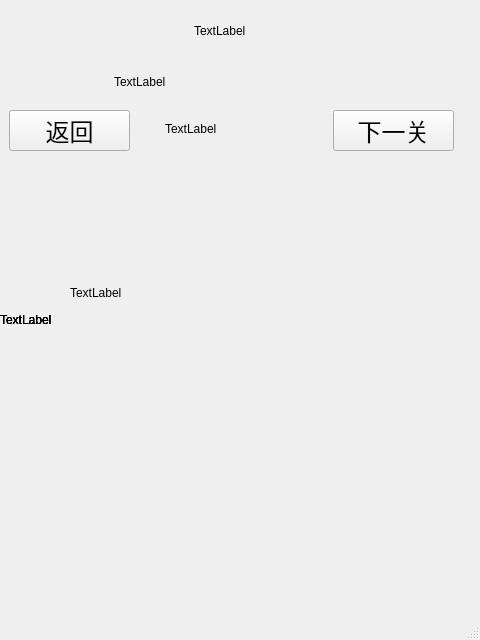
<?xml version="1.0" encoding="UTF-8"?>
<ui version="4.0">
 <class>MainWindow</class>
 <widget class="QMainWindow" name="MainWindow">
  <property name="geometry">
   <rect>
    <x>0</x>
    <y>0</y>
    <width>480</width>
    <height>640</height>
   </rect>
  </property>
  <property name="windowTitle">
   <string>MainWindow</string>
  </property>
  <widget class="QWidget" name="centralwidget">
   <property name="styleSheet">
    <string notr="true">color: rgb(1, 1, 1);</string>
   </property>
   <widget class="QLabel" name="label">
    <property name="geometry">
     <rect>
      <x>114</x>
      <y>66</y>
      <width>251</width>
      <height>31</height>
     </rect>
    </property>
    <property name="styleSheet">
     <string notr="true">background-image: url(:/tupian/tipian/whrite.jpg);
font: 18pt &quot;zihun64hao-mengquruantangti&quot;;
font: 14pt &quot;Hiragino Sans GB&quot;;</string>
    </property>
    <property name="text">
     <string>TextLabel</string>
    </property>
   </widget>
   <widget class="QLabel" name="label_2">
    <property name="geometry">
     <rect>
      <x>194</x>
      <y>10</y>
      <width>83</width>
      <height>41</height>
     </rect>
    </property>
    <property name="styleSheet">
     <string notr="true">
font: 18pt &quot;FZPangWa-M18S&quot;;
background-image: url(:/tupian/tipian/whrite.jpg);</string>
    </property>
    <property name="text">
     <string>TextLabel</string>
    </property>
   </widget>
   <widget class="QLabel" name="label_4">
    <property name="geometry">
     <rect>
      <x>0</x>
      <y>0</y>
      <width>480</width>
      <height>640</height>
     </rect>
    </property>
    <property name="text">
     <string>TextLabel</string>
    </property>
   </widget>
   <widget class="QLabel" name="label_3">
    <property name="geometry">
     <rect>
      <x>0</x>
      <y>0</y>
      <width>480</width>
      <height>640</height>
     </rect>
    </property>
    <property name="text">
     <string>TextLabel</string>
    </property>
   </widget>
   <widget class="QPushButton" name="pushButton">
    <property name="geometry">
     <rect>
      <x>9</x>
      <y>110</y>
      <width>121</width>
      <height>41</height>
     </rect>
    </property>
    <property name="font">
     <font>
      <family>MF LingHei (Noncommercial)</family>
      <pointsize>18</pointsize>
      <weight>50</weight>
      <italic>false</italic>
      <bold>false</bold>
     </font>
    </property>
    <property name="styleSheet">
     <string notr="true">background-image: url(:/tupian/tipian/控件.jpg);</string>
    </property>
    <property name="text">
     <string>返回</string>
    </property>
   </widget>
   <widget class="QPushButton" name="pushButton_2">
    <property name="geometry">
     <rect>
      <x>333</x>
      <y>110</y>
      <width>121</width>
      <height>41</height>
     </rect>
    </property>
    <property name="font">
     <font>
      <family>MF LingHei (Noncommercial)</family>
      <pointsize>18</pointsize>
      <weight>50</weight>
      <italic>false</italic>
      <bold>false</bold>
     </font>
    </property>
    <property name="styleSheet">
     <string notr="true">background-image: url(:/tupian/tipian/控件.jpg);
font: 18pt &quot;MF LingHei (Noncommercial)&quot;;</string>
    </property>
    <property name="text">
     <string>下一关</string>
    </property>
   </widget>
   <widget class="QLabel" name="pass">
    <property name="geometry">
     <rect>
      <x>0</x>
      <y>0</y>
      <width>480</width>
      <height>640</height>
     </rect>
    </property>
    <property name="text">
     <string>TextLabel</string>
    </property>
   </widget>
   <widget class="QLabel" name="title">
    <property name="geometry">
     <rect>
      <x>165</x>
      <y>113</y>
      <width>155</width>
      <height>31</height>
     </rect>
    </property>
    <property name="styleSheet">
     <string notr="true">color: rgb(0, 0, 0);
font: 14pt &quot;Adobe Kaiti Std&quot;;
background-image: url(:/tupian/tipian/控件.jpg);</string>
    </property>
    <property name="text">
     <string>TextLabel</string>
    </property>
   </widget>
   <widget class="QLabel" name="un">
    <property name="geometry">
     <rect>
      <x>0</x>
      <y>0</y>
      <width>480</width>
      <height>640</height>
     </rect>
    </property>
    <property name="styleSheet">
     <string notr="true">QPushButton:hover{
background-color:rgba(100,255,100, 100);
border-color: rgba(255, 225, 255, 200);
color:rgba(0, 0, 0, 200);
border-width:4px;
}
QPushButton:pressed { 
background-color:rgba(100,255,100, 200);
border-color: rgba(255, 225, 255, 30);
border-style: inset;
border-width:4px;
color:rgba(0, 0, 0, 100);
}</string>
    </property>
    <property name="text">
     <string>TextLabel</string>
    </property>
   </widget>
   <widget class="QLabel" name="ex">
    <property name="geometry">
     <rect>
      <x>70</x>
      <y>93</y>
      <width>300</width>
      <height>400</height>
     </rect>
    </property>
    <property name="text">
     <string>TextLabel</string>
    </property>
   </widget>
   <zorder>label</zorder>
   <zorder>label_2</zorder>
   <zorder>pushButton</zorder>
   <zorder>pushButton_2</zorder>
   <zorder>title</zorder>
   <zorder>label_3</zorder>
   <zorder>label_4</zorder>
   <zorder>pass</zorder>
   <zorder>ex</zorder>
   <zorder>un</zorder>
  </widget>
  <widget class="QMenuBar" name="menubar">
   <property name="geometry">
    <rect>
     <x>0</x>
     <y>0</y>
     <width>480</width>
     <height>22</height>
    </rect>
   </property>
  </widget>
  <widget class="QStatusBar" name="statusbar"/>
 </widget>
 <resources/>
 <connections/>
</ui>
